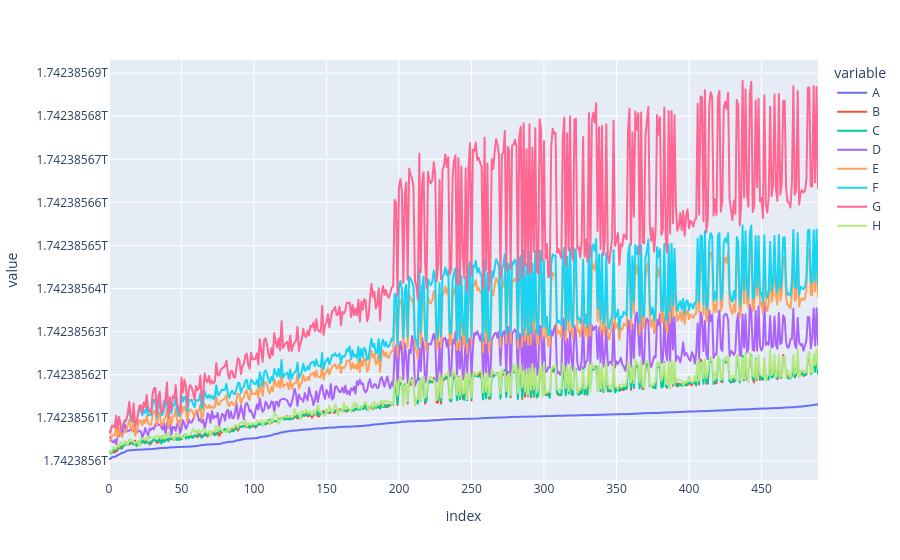

Notebook code cell kept with this figure:
### Markdown cell above
## 3. Infer the Adjacency Matrix

### Code cell
""" Step #3 Populate the Adjacency Matrix
"""
#first get the keys of the event chains we'd like to analyse
#here we simply get all of our toy data, but equally there could be an
#index on timestamp, or some other indexed attribute we could use to retrieve
#a sample population of event chains
keys = r.keys("argus:ec:*")
eventchain_timestamps = r.json().mget(keys, "$.timestamps")

#load into a DataFrame, sort by the column that has the lowest value
eventchain_timestamps = pd.DataFrame([d[0] for d in eventchain_timestamps])
minvals = eventchain_timestamps.min()
min_col = minvals.index[minvals.argmin()]
eventchain_timestamps = eventchain_timestamps.sort_values(min_col).reset_index(drop=True)

#Visualise the time series
fig = px.line(eventchain_timestamps.reset_index().melt("index"), x="index", y="value", color="variable")
fig.show()

### Figure 1 — Plotly figure (JSON) as saved in the notebook; plotly's stock layout.template omitted (floating-point values rounded to 4 significant figures; data arrays with more than 128 entries replaced by an {"elided": "..."} marker saying what was removed)
{"data": [{"hovertemplate": "variable=A<br>index=%{x}<br>value=%{y}<extra></extra>", "legendgroup": "A", "line": {"color": "#636efa", "dash": "solid"}, "marker": {"symbol": "circle"}, "mode": "lines", "name": "A", "showlegend": true, "type": "scattergl", "x": {"elided": "490 int values"}, "xaxis": "x", "y": {"elided": "490 int values"}, "yaxis": "y"}, {"hovertemplate": "variable=B<br>index=%{x}<br>value=%{y}<extra></extra>", "legendgroup": "B", "line": {"color": "#EF553B", "dash": "solid"}, "marker": {"symbol": "circle"}, "mode": "lines", "name": "B", "showlegend": true, "type": "scattergl", "x": {"elided": "490 int values"}, "xaxis": "x", "y": {"elided": "490 int values"}, "yaxis": "y"}, {"hovertemplate": "variable=C<br>index=%{x}<br>value=%{y}<extra></extra>", "legendgroup": "C", "line": {"color": "#00cc96", "dash": "solid"}, "marker": {"symbol": "circle"}, "mode": "lines", "name": "C", "showlegend": true, "type": "scattergl", "x": {"elided": "490 int values"}, "xaxis": "x", "y": {"elided": "490 int values"}, "yaxis": "y"}, {"hovertemplate": "variable=D<br>index=%{x}<br>value=%{y}<extra></extra>", "legendgroup": "D", "line": {"color": "#ab63fa", "dash": "solid"}, "marker": {"symbol": "circle"}, "mode": "lines", "name": "D", "showlegend": true, "type": "scattergl", "x": {"elided": "490 int values"}, "xaxis": "x", "y": {"elided": "490 int values"}, "yaxis": "y"}, {"hovertemplate": "variable=E<br>index=%{x}<br>value=%{y}<extra></extra>", "legendgroup": "E", "line": {"color": "#FFA15A", "dash": "solid"}, "marker": {"symbol": "circle"}, "mode": "lines", "name": "E", "showlegend": true, "type": "scattergl", "x": {"elided": "490 int values"}, "xaxis": "x", "y": {"elided": "490 int values"}, "yaxis": "y"}, {"hovertemplate": "variable=F<br>index=%{x}<br>value=%{y}<extra></extra>", "legendgroup": "F", "line": {"color": "#19d3f3", "dash": "solid"}, "marker": {"symbol": "circle"}, "mode": "lines", "name": "F", "showlegend": true, "type": "scattergl", "x": {"elided": "490 int values"}, "xaxis": "x", "y": {"elided": "490 int values"}, "yaxis": "y"}, {"hovertemplate": "variable=G<br>index=%{x}<br>value=%{y}<extra></extra>", "legendgroup": "G", "line": {"color": "#FF6692", "dash": "solid"}, "marker": {"symbol": "circle"}, "mode": "lines", "name": "G", "showlegend": true, "type": "scattergl", "x": {"elided": "490 int values"}, "xaxis": "x", "y": {"elided": "490 int values"}, "yaxis": "y"}, {"hovertemplate": "variable=H<br>index=%{x}<br>value=%{y}<extra></extra>", "legendgroup": "H", "line": {"color": "#B6E880", "dash": "solid"}, "marker": {"symbol": "circle"}, "mode": "lines", "name": "H", "showlegend": true, "type": "scattergl", "x": {"elided": "490 int values"}, "xaxis": "x", "y": {"elided": "490 int values"}, "yaxis": "y"}], "layout": {"legend": {"title": {"text": "variable"}, "tracegroupgap": 0}, "margin": {"t": 60}, "xaxis": {"anchor": "y", "domain": [0, 1], "title": {"text": "index"}}, "yaxis": {"anchor": "x", "domain": [0, 1], "title": {"text": "value"}}}}
